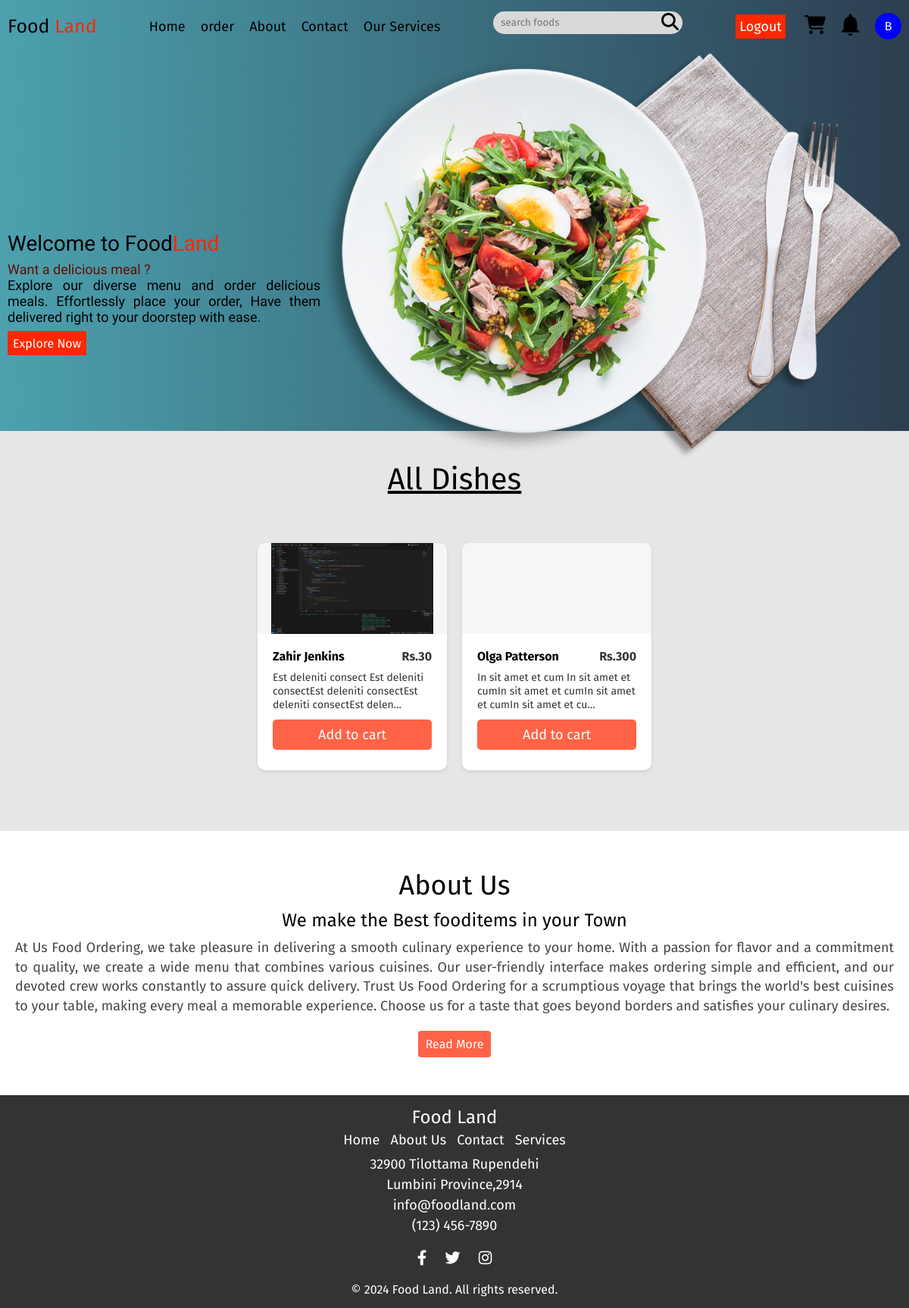
Screenshot of /pages/home.php (signed in) with the database file from the repository.
### tables this page shows
CREATE TABLE `products` (
  `id` varchar(100) NOT NULL DEFAULT uuid(),
  `name` varchar(100) NOT NULL,
  `price` int(10) NOT NULL,
  `image` varchar(100) NOT NULL,
  `description` varchar(500) DEFAULT NULL,
  `categoryID` varchar(100) DEFAULT NULL
);

### pages/product.php (the view, shortened to what this page needs)
<!DOCTYPE html>
<html lang="en">
<head>
</head>
<body>
    <section class="all_prod">
        <h1 class="all_dishes">All Dishes</h1>
        <div class="cart-container">
            <?php
            $select_products = mysqli_query($conn, "SELECT * FROM `products`");
            if (mysqli_num_rows($select_products) > 0) {
                while ($product = mysqli_fetch_assoc($select_products)) {
            ?>
            <a style="text-decoration:none;color:black;" href="singleproduct.php?productId=<?= $product['id']; ?>">
                    <form class="product_cart" method="post">
                        <div class="header">
                            <img src="../uploaded_img/<?= $product['image']; ?>" alt="">
                        </div>
                        <div class="cart-content">
                            <div class="name-price">
                                <span class="name"><?= $product['name']; ?></span>
                                <span class="price">Rs.<?= $product['price']; ?></span>
                            </div>
                            <p class="description"><?= substr($product['description'], 0, 90); ?>...</p>
                            <button type="submit" name="submit" class="order-btn order">Add to cart</button>
                        </div>
                    </form>
            </a>
            <?php
                }
            } else {
                echo '<p class="empty">No products added yet!</p>';
            }
            ?>
        </div>
    </section>
</body>
</html>

### components/navbar.php (style rules this page uses)
* { margin: 0; padding: 0; box-sizing: border-box; font-family: "Fira Sans", sans-serif; font-weight: 400; font-style: normal; }

### components/herosection.php (style rules this page uses)
* { margin: 0; padding: 0; box-sizing: border-box; }

### pages/product.php (style rules this page uses)
* { margin: 0; padding: 0; box-sizing: border-box; }
.all_prod { padding: 40px 0; height: 100%; font-size: 14px; font-family: 'Inika', sans-serif; background-color: #e7e5e5; display: flex; flex-direction: column; align-items: center; justify-content: center; }
.cart-container { max-width: 1400px; padding: 40px 0; display: flex; flex-wrap: wrap; align-items: center; justify-content: space-between; gap: 20px; }
.product_cart { width: 250px; height: 300px; background-color: white; border-radius: 10px; box-shadow: 0 2px 4px rgba(0, 0, 0, 0.1); overflow: hidden; }
.header { width: 100%; height: 120px; background-color: #f6f6f6; display: flex; justify-content: center; align-items: center; border-top-left-radius: 10px; border-top-right-radius: 10px; }
.header img { max-width: 100%; max-height: 100%; }
.cart-content { padding: 20px; }
.description { line-height: 18px; color: rgba(0, 0, 0, 0.8); font-size: 14px; }
.order-btn { cursor: pointer; width: 100%; height: 40px; background-color: #ff6347; border-radius: 5px; display: flex; justify-content: center; align-items: center; margin: 10px 0 0; }
.order { cursor: pointer; font-size: 18px; color: white; border: none; outline: none; }
.name-price { display: flex; justify-content: space-between; align-items: center; margin-bottom: 10px; }
.name, .price { font-weight: bold; font-size: 16px; }
.price { color: rgba(0, 0, 0, 0.8); }
.all_dishes { font-size: 40px; text-align: center; margin-bottom: 20px; text-decoration: underline; }

### components/about.php (style rules this page uses)
body { margin: 0; padding: 0; font-family: "Fira Sans", sans-serif; font-weight: 400; font-style: normal; }

### components/footer.php (style rules this page uses)
body { font-family: Arial, sans-serif; margin: 0; padding: 0; }
a { cursor: pointer; }

### rows the page displays
products: image (picture), name "Zahir Jenkins", price "30", description "Est deleniti consect Est deleniti consectEst deleniti consectEst deleniti consectEst delen"
products: name "Olga Patterson", price "300", description "In sit amet et cum In sit amet et cumIn sit amet et cumIn sit amet et cumIn sit amet et cu"

### other values shown
$firstLetter "B"
